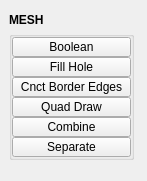
<?xml version="1.0" encoding="UTF-8"?>
<ui version="4.0">
 <class>QtUi</class>
 <widget class="QMainWindow" name="QtUi">
  <property name="geometry">
   <rect>
    <x>0</x>
    <y>0</y>
    <width>147</width>
    <height>181</height>
   </rect>
  </property>
  <property name="maximumSize">
   <size>
    <width>999</width>
    <height>999</height>
   </size>
  </property>
  <property name="windowTitle">
   <string>Toolkit</string>
  </property>
  <property name="layoutDirection">
   <enum>Qt::LeftToRight</enum>
  </property>
  <property name="tabShape">
   <enum>QTabWidget::Triangular</enum>
  </property>
  <property name="dockNestingEnabled">
   <bool>true</bool>
  </property>
  <property name="dockOptions">
   <set>QMainWindow::AllowNestedDocks|QMainWindow::AllowTabbedDocks|QMainWindow::AnimatedDocks|QMainWindow::ForceTabbedDocks</set>
  </property>
  <property name="balette" stdset="0">
   <palette>
    <active/>
    <inactive/>
    <disabled/>
   </palette>
  </property>
  <widget class="QWidget" name="main_widget">
   <property name="balette" stdset="0">
    <palette>
     <active/>
     <inactive/>
     <disabled/>
    </palette>
   </property>
   <layout class="QVBoxLayout" name="verticalLayout_2">
    <item>
     <layout class="QVBoxLayout" name="verticalLayout">
      <property name="spacing">
       <number>0</number>
      </property>
      <item>
       <widget class="DraggableHeader" name="draggableHeader">
        <property name="minimumSize">
         <size>
          <width>0</width>
          <height>22</height>
         </size>
        </property>
        <property name="maximumSize">
         <size>
          <width>125</width>
          <height>22</height>
         </size>
        </property>
        <property name="font">
         <font>
          <weight>75</weight>
          <bold>true</bold>
         </font>
        </property>
        <property name="text">
         <string>MESH</string>
        </property>
       </widget>
      </item>
      <item>
       <widget class="QGroupBox" name="mesh">
        <property name="minimumSize">
         <size>
          <width>125</width>
          <height>0</height>
         </size>
        </property>
        <property name="maximumSize">
         <size>
          <width>125</width>
          <height>999</height>
         </size>
        </property>
        <property name="title">
         <string/>
        </property>
        <layout class="QVBoxLayout" name="verticalLayout_3">
         <property name="spacing">
          <number>0</number>
         </property>
         <property name="leftMargin">
          <number>0</number>
         </property>
         <property name="topMargin">
          <number>0</number>
         </property>
         <property name="rightMargin">
          <number>0</number>
         </property>
         <property name="bottomMargin">
          <number>0</number>
         </property>
         <item>
          <widget class="PushButton" name="tb008">
           <property name="enabled">
            <bool>true</bool>
           </property>
           <property name="minimumSize">
            <size>
             <width>0</width>
             <height>20</height>
            </size>
           </property>
           <property name="maximumSize">
            <size>
             <width>999</width>
             <height>20</height>
            </size>
           </property>
           <property name="toolTip">
            <string>Preforms a boolean union on the selected polygon objects creating a new object</string>
           </property>
           <property name="text">
            <string>Boolean</string>
           </property>
           <property name="iconSize">
            <size>
             <width>18</width>
             <height>18</height>
            </size>
           </property>
          </widget>
         </item>
         <item>
          <widget class="QPushButton" name="b001">
           <property name="enabled">
            <bool>true</bool>
           </property>
           <property name="minimumSize">
            <size>
             <width>0</width>
             <height>20</height>
            </size>
           </property>
           <property name="maximumSize">
            <size>
             <width>999</width>
             <height>20</height>
            </size>
           </property>
           <property name="toolTip">
            <string>Cap holes modifier</string>
           </property>
           <property name="text">
            <string>Fill Hole</string>
           </property>
           <property name="iconSize">
            <size>
             <width>18</width>
             <height>18</height>
            </size>
           </property>
          </widget>
         </item>
         <item>
          <widget class="QPushButton" name="b021">
           <property name="enabled">
            <bool>true</bool>
           </property>
           <property name="minimumSize">
            <size>
             <width>0</width>
             <height>20</height>
            </size>
           </property>
           <property name="maximumSize">
            <size>
             <width>999</width>
             <height>20</height>
            </size>
           </property>
           <property name="toolTip">
            <string>Automatically build mesh between two selected edge borders.</string>
           </property>
           <property name="text">
            <string>Cnct Border Edges</string>
           </property>
           <property name="iconSize">
            <size>
             <width>18</width>
             <height>18</height>
            </size>
           </property>
          </widget>
         </item>
         <item>
          <widget class="QPushButton" name="b028">
           <property name="enabled">
            <bool>true</bool>
           </property>
           <property name="minimumSize">
            <size>
             <width>0</width>
             <height>20</height>
            </size>
           </property>
           <property name="maximumSize">
            <size>
             <width>999</width>
             <height>20</height>
            </size>
           </property>
           <property name="toolTip">
            <string>Enter quad draw tool</string>
           </property>
           <property name="text">
            <string>Quad Draw</string>
           </property>
           <property name="iconSize">
            <size>
             <width>18</width>
             <height>18</height>
            </size>
           </property>
          </widget>
         </item>
         <item>
          <widget class="PushButton" name="tb002">
           <property name="enabled">
            <bool>true</bool>
           </property>
           <property name="minimumSize">
            <size>
             <width>0</width>
             <height>20</height>
            </size>
           </property>
           <property name="maximumSize">
            <size>
             <width>999</width>
             <height>20</height>
            </size>
           </property>
           <property name="toolTip">
            <string>Combine the selected polygon objects into one single object to allow operations such as merges or face trims</string>
           </property>
           <property name="text">
            <string>Combine</string>
           </property>
           <property name="iconSize">
            <size>
             <width>18</width>
             <height>18</height>
            </size>
           </property>
          </widget>
         </item>
         <item>
          <widget class="QPushButton" name="b002">
           <property name="enabled">
            <bool>true</bool>
           </property>
           <property name="minimumSize">
            <size>
             <width>0</width>
             <height>20</height>
            </size>
           </property>
           <property name="maximumSize">
            <size>
             <width>999</width>
             <height>20</height>
            </size>
           </property>
           <property name="toolTip">
            <string>Separates the selected polygonobject shells or the shells of any selected faces from the object into one object into distinct objects</string>
           </property>
           <property name="text">
            <string>Separate</string>
           </property>
           <property name="iconSize">
            <size>
             <width>18</width>
             <height>18</height>
            </size>
           </property>
          </widget>
         </item>
        </layout>
       </widget>
      </item>
      <item>
       <spacer name="verticalSpacer_2">
        <property name="orientation">
         <enum>Qt::Vertical</enum>
        </property>
        <property name="sizeHint" stdset="0">
         <size>
          <width>20</width>
          <height>40</height>
         </size>
        </property>
       </spacer>
      </item>
     </layout>
    </item>
   </layout>
  </widget>
 </widget>
 <customwidgets>
  <customwidget>
   <class>PushButton</class>
   <extends>QPushButton</extends>
   <header>pushButton.h</header>
  </customwidget>
  <customwidget>
   <class>DraggableHeader</class>
   <extends>QLabel</extends>
   <header>draggableHeader.h</header>
  </customwidget>
 </customwidgets>
 <resources/>
 <connections/>
 <designerdata>
  <property name="gridDeltaX">
   <number>5</number>
  </property>
  <property name="gridDeltaY">
   <number>5</number>
  </property>
  <property name="gridSnapX">
   <bool>true</bool>
  </property>
  <property name="gridSnapY">
   <bool>true</bool>
  </property>
  <property name="gridVisible">
   <bool>true</bool>
  </property>
 </designerdata>
</ui>
